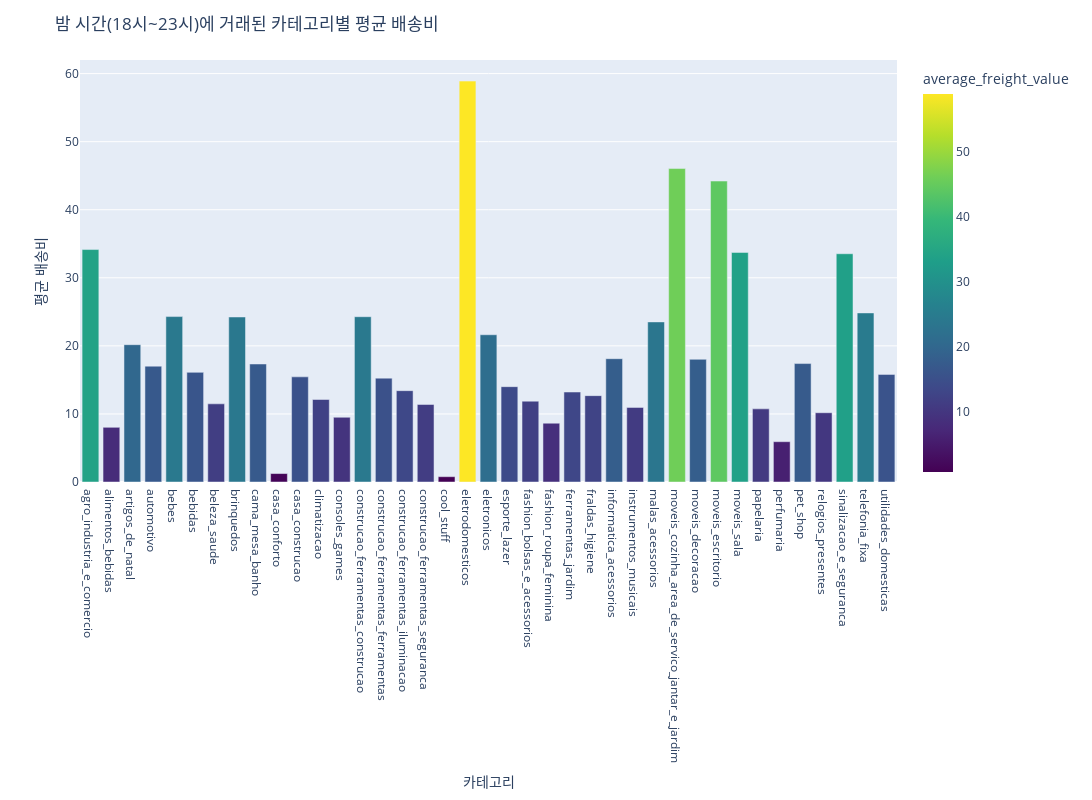

The code cell stored with this chart in its notebook:
### Markdown cell above
#### 밤에 거래된 카테고리별 배송비 평균

### Code cell
nighttime_data = pd.merge(nighttime_data, order_payments_data, on='order_id')
nighttime_category_fee = nighttime_data.groupby('product_category_name')['freight_value'].mean().reset_index()
nighttime_category_fee = nighttime_category_fee.rename(columns={'freight_value': 'average_freight_value'})

fig = px.bar(nighttime_category_fee, x='product_category_name', y='average_freight_value', color='average_freight_value', color_continuous_scale='Viridis')
fig.update_layout(
    title='밤 시간(18시~23시)에 거래된 카테고리별 평균 배송비',
    xaxis_title='카테고리',
    yaxis_title='평균 배송비',
    width=1600,
    height=800
)
fig.show()

### Figure 1 — Plotly figure (JSON) as saved in the notebook; plotly's stock layout.template omitted (floating-point values rounded to 4 significant figures)
{"data": [{"alignmentgroup": "True", "hovertemplate": "product_category_name=%{x}<br>average_freight_value=%{marker.color}<extra></extra>", "legendgroup": "", "marker": {"color": [34.15, 8.027, 20.17, 17.02, 24.3, 16.11, 11.48, 24.24, 17.34, 1.24, 15.45, 12.12, 9.51, 24.28, 15.26, 13.42, 11.39, 0.78, 58.9, 21.63, 14.01, 11.88, 8.64, 13.22, 12.69, 18.12, 10.96, 23.52, 46.05, 18.03, 44.21, 33.73, 10.74, 5.922, 17.4, 10.18, 33.54, 24.84, 15.81], "coloraxis": "coloraxis", "pattern": {"shape": ""}}, "name": "", "offsetgroup": "", "orientation": "v", "showlegend": false, "textposition": "auto", "type": "bar", "x": ["agro_industria_e_comercio", "alimentos_bebidas", "artigos_de_natal", "automotivo", "bebes", "bebidas", "beleza_saude", "brinquedos", "cama_mesa_banho", "casa_conforto", "casa_construcao", "climatizacao", "consoles_games", "construcao_ferramentas_construcao", "construcao_ferramentas_ferramentas", "construcao_ferramentas_iluminacao", "construcao_ferramentas_seguranca", "cool_stuff", "eletrodomesticos", "eletronicos", "esporte_lazer", "fashion_bolsas_e_acessorios", "fashion_roupa_feminina", "ferramentas_jardim", "fraldas_higiene", "informatica_acessorios", "instrumentos_musicais", "malas_acessorios", "moveis_cozinha_area_de_servico_jantar_e_jardim", "moveis_decoracao", "moveis_escritorio", "moveis_sala", "papelaria", "perfumaria", "pet_shop", "relogios_presentes", "sinalizacao_e_seguranca", "telefonia_fixa", "utilidades_domesticas"], "xaxis": "x", "y": [34.15, 8.027, 20.17, 17.02, 24.3, 16.11, 11.48, 24.24, 17.34, 1.24, 15.45, 12.12, 9.51, 24.28, 15.26, 13.42, 11.39, 0.78, 58.9, 21.63, 14.01, 11.88, 8.64, 13.22, 12.69, 18.12, 10.96, 23.52, 46.05, 18.03, 44.21, 33.73, 10.74, 5.922, 17.4, 10.18, 33.54, 24.84, 15.81], "yaxis": "y"}], "layout": {"barmode": "relative", "coloraxis": {"colorbar": {"title": {"text": "average_freight_value"}}, "colorscale": [[0, "#440154"], [0.1111, "#482878"], [0.2222, "#3e4989"], [0.3333, "#31688e"], [0.4444, "#26828e"], [0.5556, "#1f9e89"], [0.6667, "#35b779"], [0.7778, "#6ece58"], [0.8889, "#b5de2b"], [1, "#fde725"]]}, "height": 800, "legend": {"tracegroupgap": 0}, "margin": {"t": 60}, "title": {"text": "밤 시간(18시~23시)에 거래된 카테고리별 평균 배송비"}, "width": 1600, "xaxis": {"anchor": "y", "domain": [0, 1], "title": {"text": "카테고리"}}, "yaxis": {"anchor": "x", "domain": [0, 1], "title": {"text": "평균 배송비"}}}}
